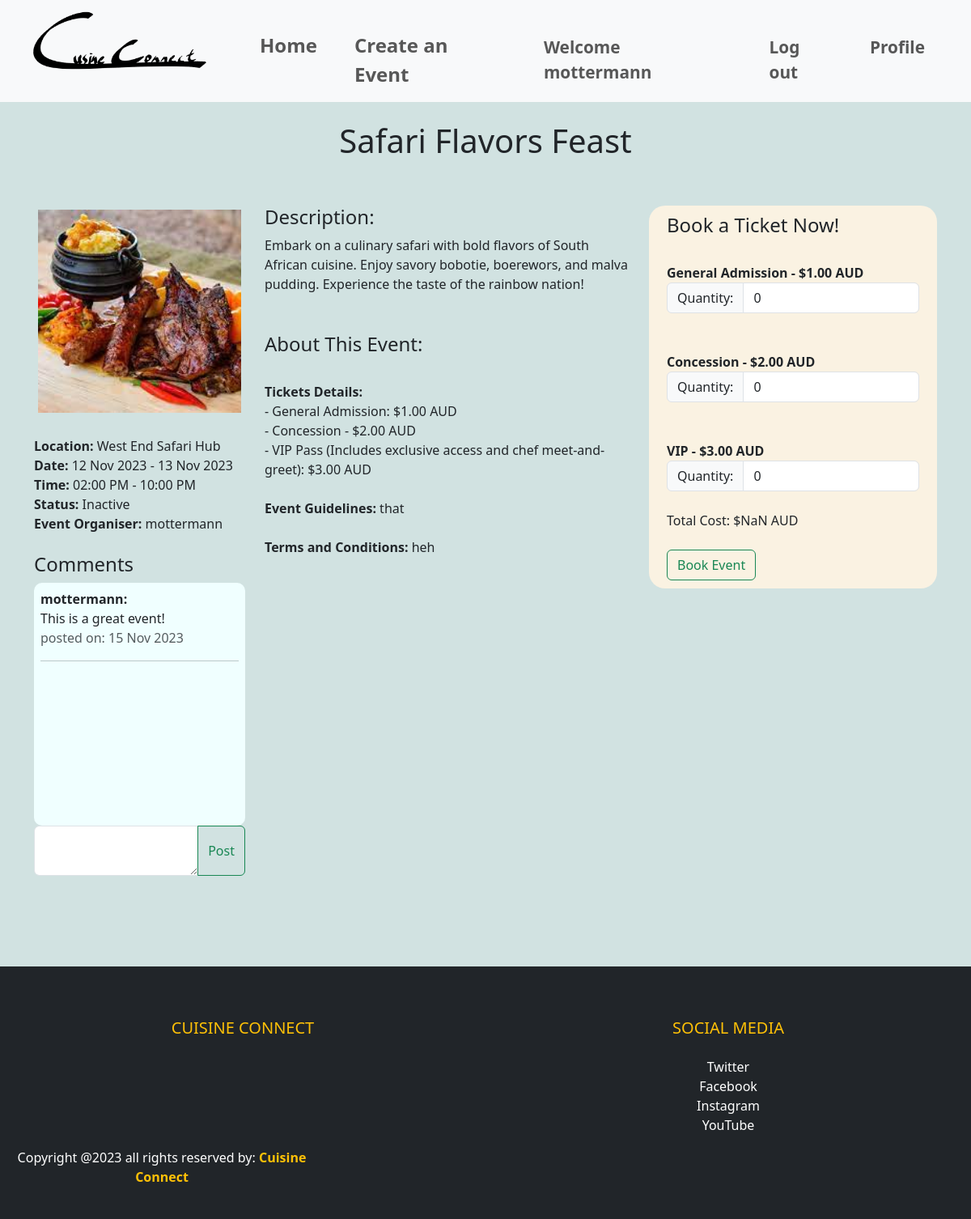
Screenshot of /events/event/6 (signed in) with the database file from the repository.
### website/models.py (models this page shows, shortened)
class User(db.Model, UserMixin):
    __tablename__='users'
    id = db.Column(db.Integer, primary_key=True)
    name = db.Column(db.String(100), index=True, unique=True, nullable=False)
    emailid = db.Column(db.String(100), index=True, nullable=False)
    contactnumber = db.Column(db.Integer)
    address = db.Column(db.String(15), unique=True, index=True, nullable=True)
    password_hash = db.Column(db.String(255), nullable=False)
    comments = db.relationship('Comment', backref='user')

class Event(db.Model):
    __tablename__ = 'events'
    id = db.Column(db.Integer, primary_key=True)
    name = db.Column(db.String(80), nullable=False)
    location = db.Column(db.String(400), nullable=False)
    start_date = db.Column(db.Date, nullable=False)
    end_date = db.Column(db.Date, nullable=False)
    start_time = db.Column(db.Time, nullable=False)
    end_time = db.Column(db.Time, nullable=False)
    ga_price = db.Column(db.Numeric, nullable=False)
    ga_availability = db.Column(db.Integer, nullable=False)
    concession_price = db.Column(db.Numeric, nullable=False)
    concession_availability = db.Column(db.Integer, nullable=False)
    vip_price = db.Column(db.Numeric, nullable=False)
    vip_availability = db.Column(db.Integer, nullable=False)
    description = db.Column(db.Text, nullable=False)
    image = db.Column(db.String(400), nullable=True)
    event_guidelines = db.Column(db.Text, nullable=True)
    terms_conditions = db.Column(db.Text, nullable=True)
    category = db.Column(db.String(80), nullable=True)
    comments = db.relationship('Comment', backref='event')
    user_id = db.Column(db.Integer, db.ForeignKey('users.id'))
    user = db.relationship('User', backref=db.backref('events', lazy=True))
    is_cancelled = db.Column(db.Boolean, default=False)
    event_bookings = db.relationship('Bookings', back_populates='event', lazy=True)
    @property
    def total_availability(self):
        return (self.concession_availability + self.ga_availability + self.vip_availability)
    @property
    def total_tickets_booked(self):
        return sum(bookings.ga_quantity + bookings.concession_quantity + bookings.vip_quantity for bookings in self.event_bookings)
    @property
    def status(self):
        try:
            if self.is_cancelled:
                return "Cancelled"
            elif self.total_availability == self.total_tickets_booked:
                return "Sold Out"
            elif datetime.combine(self.start_date, self.start_time) < datetime.now():
                return "Inactive"
            else:
                return "Open"
        except Exception as e:
            print(f"Error updating status: {e}")

class Bookings(db.Model):
    __tablename__ = 'bookings'
    id = db.Column(db.Integer, primary_key=True)
    name = db.Column(db.String(80))
    description = db.Column(db.String(200))
    image = db.Column(db.String(400))
    user_id = db.Column(db.Integer, db.ForeignKey('users.id'))
    event_id = db.Column(db.Integer, db.ForeignKey('events.id'))
    event = db.relationship('Event', back_populates='event_bookings', lazy=True)
    ga_quantity = db.Column(db.Integer, default=0)
    concession_quantity = db.Column(db.Integer, default=0)
    vip_quantity = db.Column(db.Integer, default=0)
    booking_time = db.Column(db.DateTime, default=datetime.utcnow)

class Comment(db.Model):
    __tablename__ = 'comments'
    id = db.Column(db.Integer, primary_key=True)
    text = db.Column(db.String(400))
    created_at = db.Column(db.DateTime, default=datetime.now())
    user_id = db.Column(db.Integer, db.ForeignKey('users.id'))
    event_id = db.Column(db.Integer, db.ForeignKey('events.id'))

### website/events.py (the view)
@bp.route('/event/<int:id>')
def event_details(id):
    print(f"Event ID: {id}")
    event = Event.query.get_or_404(id)
    comment_form = CommentForm()
    return render_template('eventDetails.html', event=event, form=comment_form)

### website/forms.py
class CommentForm(FlaskForm):
    text = TextAreaField('Comment', [InputRequired()])
    submit = SubmitField('Post')

### website/templates/eventDetails.html (shortened to what this page needs)
{% extends 'base.html' %}
{% block header %}
<link rel="stylesheet" href="{{ url_for('static', filename='style/style.css') }}">
{% endblock %}
{% block content %}
<div>
    <div class="heading">
        <h1>{{ event.name }}</h1><br><br>
    </div>
    <div class="container">
        <div class="row">
            <div class="col-sm-3">
                <div class="box">
                    <img class="cropImage" src="{{ url_for('static', filename=event.image.split('static/')[1].replace('\\', '/')) }}" alt="Event Image">
                </div>
                <br><b>Location:</b> {{ event.location }}
                <br><b>Date:</b> {{ event.start_date.strftime('%d %b %Y') }} - {{ event.end_date.strftime('%d %b %Y') }}
                <br><b>Time:</b> {{ event.start_time.strftime('%I:%M %p') }} - {{ event.end_time.strftime('%I:%M %p') }}
                <br><b>Status:</b> {{ event.status }}
                <br><b>Event Organiser:</b> {{ event.user.name }}
                <br><br><h4>Comments</h4>
                <div class="overflow-auto reviewsColor">
                    <div class="reviews">
                        {% for comment in event.comments %}
                        <div>
                            <b>{{ comment.user.name }}:</b><br>
                            {{ comment.text }}
                            <div class="text-muted">posted on: {{ comment.created_at.strftime('%d %b %Y') }}</div>
                        </div>
                        <hr class="hr hr-blurry" />
                        {% endfor %}
                    </div>
                </div>
                <form method="post" action="{{ url_for('event.post_comment', event_id=event.id) }}">
                    <div class="input-group mb-3">
                        {{ form.text(class="form-control") }}
                        <button class="btn btn-outline-success" type="submit">Post</button>
                    </div>
                </form>
            </div>
            <div class="col-sm-5">
                <h4>Description:</h4>
                {{ event.description }}
                <br><br><br><h4>About This Event:</h4>
                <br><b>Tickets Details:</b>
                <br>- General Admission: ${{ "%.2f"|format(event.ga_price) }} AUD
                <br>- Concession - ${{ "%.2f"|format(event.concession_price) }} AUD
                <br>- VIP Pass (Includes exclusive access and chef meet-and-greet): ${{ "%.2f"|format(event.vip_price) }} AUD
                <br><br><b>Event Guidelines:</b>
                {{ event.event_guidelines }}
                <br><br><b>Terms and Conditions:</b>
                {{ event.terms_conditions }}
            </div>
            <div class="col-sm-4">
                <div class="formLayout">
                    <div class="container">
                        <h4>Book a Ticket Now!</h4>
                        <form method="post" action="{{ url_for('event.book_event', id=event.id) }}">
                            <br><b>General Admission - ${{ "%.2f"|format(event.ga_price) }} AUD</b><br>
                            <div class="input-group">
                                <div class="input-group-text">Quantity:</div>
                                <input type="number" name="ga_quantity" id="GAquantity" class="form-control" min="0" value="0">
                            </div><br>
                            <br><b>Concession - ${{ "%.2f"|format(event.concession_price) }} AUD</b><br>
                            <div class="input-group">
                                <div class="input-group-text">Quantity:</div>
                                <input type="number" name="concession_quantity" id="concessionquantity" class="form-control" min="0" value="0">
                            </div><br>
                            <br><b>VIP - ${{ "%.2f"|format(event.vip_price) }} AUD</b><br>
                            <div class="input-group">
                                <div class="input-group-text">Quantity:</div>
                                <input type="number" name="vip_quantity" id="VIPquantity" class="form-control" min="0" value="0">
                            </div><br>
                            <div id="totalPrice">Total Cost: $0.00 AUD</div><br>
                            <button class="btn btn-outline-success" type="submit">Book Event</button>
                        </form>
                    </div>
                </div>
            </div>
        </div>
    </div>
</div>
<br><br><br><br>
{% endblock %}

### website/templates/base.html (shortened to what this page needs)
<!DOCTYPE html>
<html lang="en">
    <head>
        <link rel="stylesheet" href="{{url_for('static', filename='style/style.css')}}">
        <link href="https://cdn.jsdelivr.net/npm/bootstrap@5.3.1/dist/css/bootstrap.min.css" rel="stylesheet">
    </head>
    <body class="bGColor">
        <nav class="navbar sticky-top navbar-expand-sm bg-light navbar-light justify-content-center">
            <div class="container-fluid">
                    <ul class="navbar-nav">
                        <li><a class="navbar-brand" href = "{{ url_for('main.index') }}"><img src="{{url_for('static', filename='img/logo.png')}}" style="width:240px;height:90px"></a></li>
                        <li class="nav-item" ><a style="font-size: 150%; padding-top: 30px;" class="nav-link" href = "{{ url_for('main.index') }}"><b>Home</b></a></li>
                        <li class="nav-item" ><a style="font-size: 150%; padding-top: 30px;" class="nav-link" href = "{{ url_for('event.create') }}"><b>Create an Event</b></a></li>
                    </ul>
                    <ul class = "navbar-nav navbar-right">
                        {% if current_user.is_authenticated %}
                        <li class="nav-item" ><a style="font-size: 130%; padding-top: 30px;" class="nav-link" href = "#"><b>Welcome {{current_user.name}}</b></a></li>
                        <li class="nav-item" ><a style="font-size: 130%; padding-top: 30px;" class="nav-link" href = "{{ url_for('auth.logout') }}"><b>Log out</b></a></li>
                        {% else %}
                        <li class="nav-item" ><a style="font-size: 130%; padding-top: 30px;" class="nav-link" href = "{{ url_for('auth.login') }}"><b>Log in</b></a></li>
                        <li class="nav-item" ><a style="font-size: 130%; padding-top: 30px;" class="nav-link" href = "{{ url_for('auth.register') }}"><b>Sign up</b></a></li>
                        {% endif %}
                        {% if current_user.is_authenticated %}
                        <li class="nav-item"><a style="font-size: 130%; padding-right: 30px; padding-top: 30px;" class="nav-link" href = "{{ url_for('event.profile') }}"><b>Profile</b></a></li>
                        {% endif %}
                    </ul>
            </div>
        </nav>
        {% block header %}
        {% endblock %}
    {% block content %}
    {% endblock %}
    <footer class="bg-dark text-white pt-5 pb-4">
        <div class="container-fluid text-center text-md-left">
            <div class="row text-center text-md-left">
                <div class="col-md-3 col-lg-3 col-xl-3 mx-auto mt-3">
                    <h5 class="text-uppercase mb-4 font-weight-bold text-warning">Cuisine Connect</h5>
                </div>
                <div class="col-md-3 col-lg-3 col-xl-3 mx-auto mt-3">
                    <h5 class="text-uppercase mb-4 font-weight-bold text-warning">Social Media</h5>
                    <ul class="list-unstyled">
                        <li>
                            <a href="https://twitter.com/elonmusk" class="text-white" style="text-decoration: none;">Twitter</a>
                        </li>
                        <li>
                            <a href="https://www.facebook.com/zuck/" class="text-white" style="text-decoration: none;">Facebook</a>
                        </li>
                        <li>
                            <a href="https://www.instagram.com/cats_of_instagram" class="text-white" style="text-decoration: none;">Instagram</a>
                        </li>
                        <li>
                            <a href="https://www.youtube.com/watch?v=dQw4w9WgXcQ&t=1s" class="text-white" style="text-decoration: none;">YouTube</a>
                        </li>
                    </ul>
                </div>
            </div>
            <div class="row">
                <div class="col-md-4 col-lg-4">
                    <p>Copyright @2023 all rights reserved by:
                        <strong class="text-warning">Cuisine Connect</strong>
                    </p>
                </div>
            </div>
        </div>
      </footer>
    </body>
</html>

### website/static/style/style.css (style rules this page uses)
.heading { text-align: center; padding-top: 2%; }
.box { position: relative; width:100%; border: 5px solid rgba(196, 218, 216, 0); }
.box::before { content: ""; display: block; padding-top: 100%; }
.cropImage { position: absolute; top: 0; left: 0; width: 100%; height: 100%; object-fit: cover; }
.bGColor { background-color: rgba(196, 218, 216, 0.767); }
.navbar-nav > li { padding-left: 15px; padding-right: 15px; }
.formLayout { background-color: rgb(250, 242, 226); padding: 10px; border-radius: 20px; }
.reviews { height: 300px; padding: 8px; }
.reviewsColor { background-color: azure; border-radius: 10px; }

### rows the page displays
User: name "mottermann", user.name "mottermann"
Event: name "Safari Flavors Feast", location "West End Safari Hub", start_date "12 Nov 2023", end_date "13 Nov 2023", start_time "02:00 PM", end_time "10:00 PM", status "Inactive", description "Embark on a culinary safari with bold flavors of South African cuisine. Enjoy savory bobotie, boerewors, and malva pudding. Experience the taste of the rainbow nation!", ga_price "1.00", concession_price "2.00", vip_price "3.00", event_guidelines "that", terms_conditions "heh"
Comment: user.name "mottermann", text "This is a great event!", created_at "15 Nov 2023"
